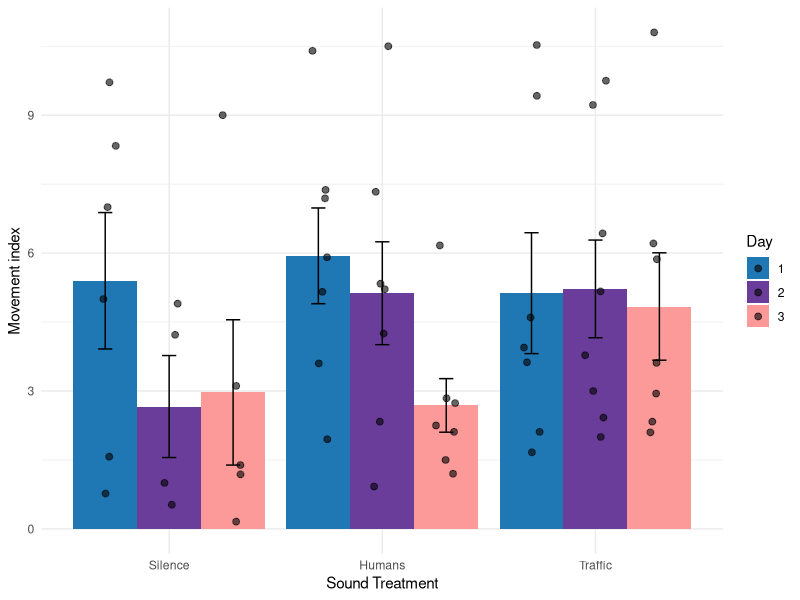
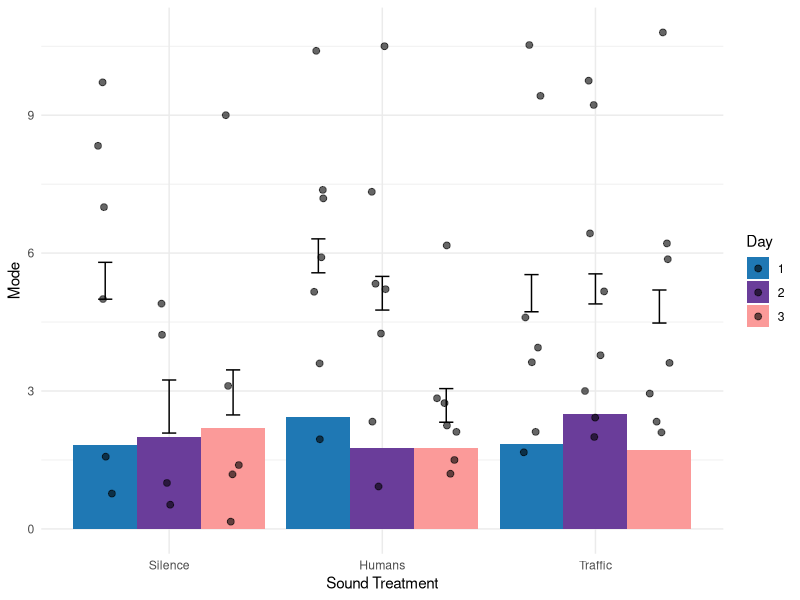
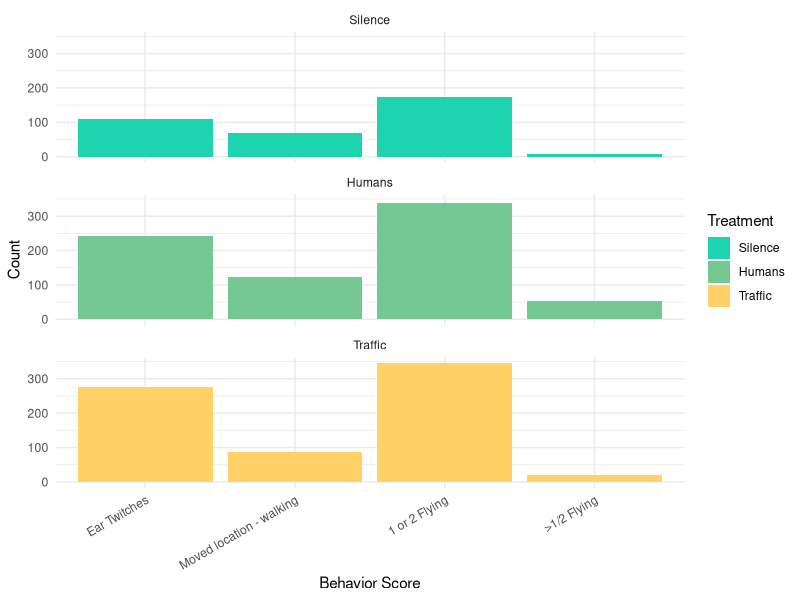
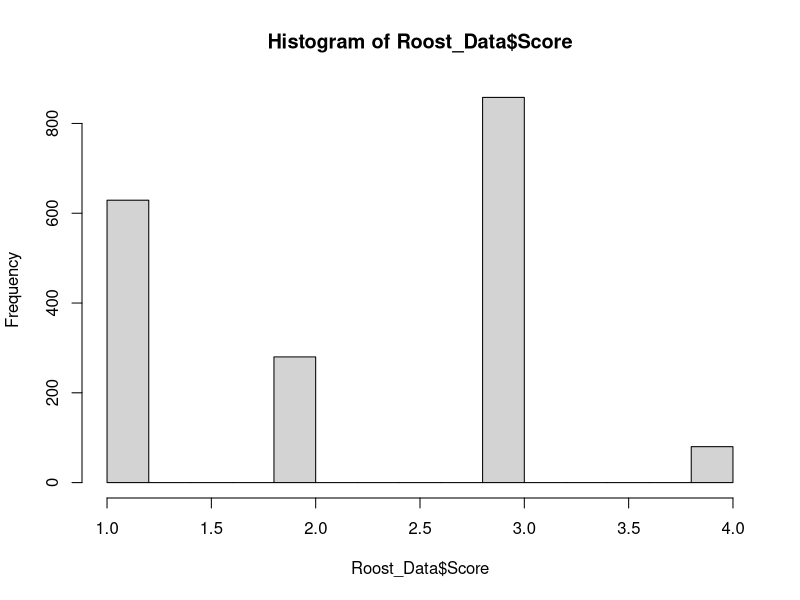
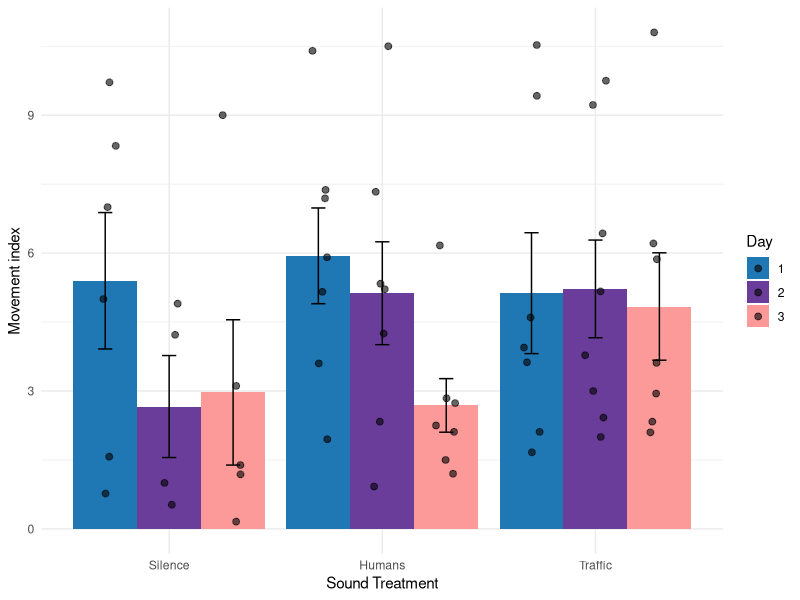
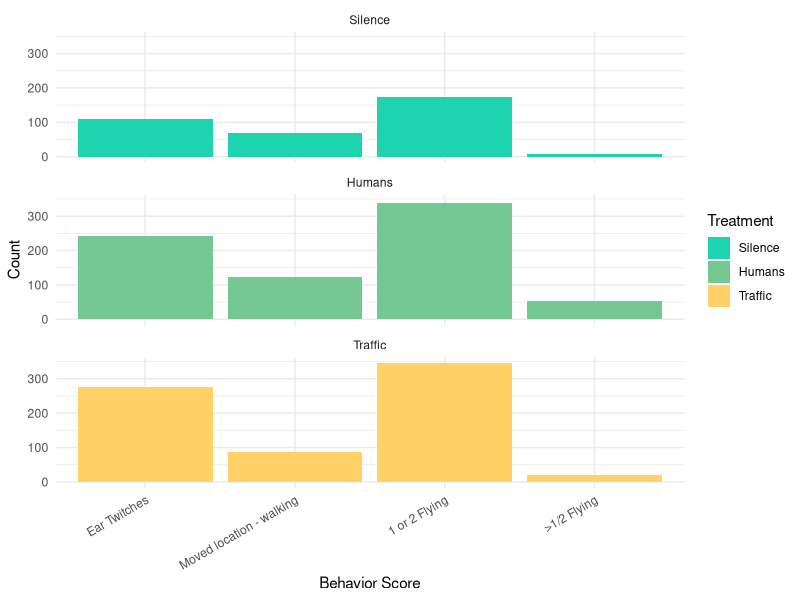

These figures' R source, in order: (Note: this script raises an error after producing the figures.)
## ---- chunk 1
library(tidyverse)
library(readxl)
library(lubridate)
library(ordinal)
library(emmeans)
library(lme4)
## ---- chunk 2
###palette controls for plotting colors, controls all plots


# Define color palette for groups outside the plot (put here so you can control later)
my_day_colors <- c(
  "1" = "#1f78b4",   # Nice blue
  "2" = "#6a3d9a",   # Violet
  "3" = "#fb9a99"    # Pink
)

# 

## ---- chunk 3
Mode <- function(x, na.rm = FALSE) {
  if(na.rm){
    x = x[!is.na(x)]
  }

  ux <- unique(x)
  return(ux[which.max(tabulate(match(x, ux)))])
}
## ---- chunk 4

#read in the data


Roost_Data <- read_excel("Roost Data.xlsx", 
    sheet = "ABC Scores aligned TEMP", col_types = c("text", 
        "numeric", "text", "numeric", "text")) %>%
      mutate(
     # Convert from character to numeric       
    Time= as.numeric(Time),
    #make time read as time 
    Time = format(as.POSIXct(Time * 86400, origin = "1970-01-01",  tz="America/Panama"), "%H:%M") 
   
  ) %>%
      
      #rename number of videos 
      rename(n_videos = `# of videos`) %>%
      mutate(n_videos = as.numeric(n_videos), 
             Score = as.numeric(Score)) %>%
      
            filter(!is.na(Score)) %>%#filter out rows with NAs
  
  # Separate Trial into treatments, roost, and day 
  separate(Trial, into = c("Roost", "Treatment", "Day"), sep = "-", remove = FALSE)  %>%
      # Make Treatments names better
      mutate(Treatment = case_match( Treatment, 
                                 "S" ~ "Silence", 
                                 "H" ~ "Humans", 
                                 "T" ~ "Traffic"),
     #Use this line to oder 
             Treatment = factor(Treatment,
                              levels = c(
                                "Silence",
                                "Humans",
                                "Traffic"
                                     ),
                        ordered = TRUE)
                         )
      


# Read in trial attributes

Roost_attributes <- read_excel("Roost Data.xlsx")
# View(Roost_attributes)

#left join roost attributes to get environmental data for each trial


str(Roost_Data)
## ---- chunk 5


Roost_summary <- Roost_Data %>%
      group_by(Roost, Trial, Treatment, Day) %>%
      summarize(n_videos= Mode(n_videos, na.rm = TRUE), # # of videos
                median = median(Score), #Median score
                max = max(Score), 
                Mode = Mode(Score),  #Modal score
                sum_score = sum(Score)) %>%  #change in sum(n_videos) to average when this fills in 
      mutate(disturbance_index = sum_score/n_videos)  #Summed all the ordinal behaviors/ # of videos 

Roost_summary


Roost_summary_SE <- Roost_summary %>%
  group_by(Treatment, Day) %>%
  summarize(
    mean_disturbance = mean(disturbance_index, na.rm = TRUE),
    se_disturbance = sd(disturbance_index, na.rm = TRUE) / sqrt(n()),# Standard Error
    mean_mode = mean(Mode, na.rm = TRUE), 
    se_mode = sd(Mode, na.rm = TRUE) / sqrt(n()),
    .groups = "drop"
  )
## ---- chunk 6

# Define color palette for groups outside the plot (put here so you can control later)

my_day_colors <- c(
  "1" = "#1f78b4",   # Nice blue
  "2" = "#6a3d9a",   # Violet
  "3" = "#fb9a99"    # Pink
)



# Movement index
ggplot(Roost_summary_SE, aes(x = Treatment, y = mean_disturbance, fill = Day)) +
  geom_col(position = position_dodge(width = 0.9)) +     # Make bar chart
  geom_errorbar(aes(ymin = mean_disturbance - se_disturbance,   # Add in error bats 
                    ymax = mean_disturbance + se_disturbance),
                position = position_dodge(width = 0.9),
                width = 0.2) +
  geom_point(data = Roost_summary,  # Add in points from each trial over top 
             aes(x = Treatment, y = disturbance_index),
             position = position_jitterdodge(jitter.width = 0.1, dodge.width = .9),
             alpha = 0.6,
             size = 2) +
  theme_minimal() +  #make color theme
  scale_fill_manual(values = my_day_colors) +
  ylab("Movement index") +  # Add x axis label
  xlab("Sound Treatment")   # Add y axis label

ggsave("Movement_index_plot.pdf")


#Mode
ggplot(Roost_summary_SE, aes(x = Treatment, y = mean_mode, fill = Day)) +
  geom_col(position = position_dodge(width = 0.9)) +     # Make bar chart
  geom_errorbar(aes(ymin = mean_disturbance - se_mode,   # Add in error bats 
                    ymax = mean_disturbance + se_mode),
                position = position_dodge(width = 0.9),
                width = 0.2) +
  geom_point(data = Roost_summary,  # Add in points from each trial over top 
             aes(x = Treatment, y = disturbance_index),
             position = position_jitterdodge(jitter.width = 0.1, dodge.width = .9),
             alpha = 0.6,
             size = 2) +
  theme_minimal() +  #make color theme
  scale_fill_manual(values = my_day_colors) +
  ylab("Mode") +  # Add x axis label
  xlab("Sound Treatment")   # Add y axis label





## ---- chunk 7
#y= frequency x = scores 

#palette for humans treatment
my_treatment_colors <- c(
  "Silence" = "#1dd3b0",  # Turquoise
  "Humans"  = "#76c893",  # Soft Green
  "Traffic" = "#ffd166"   # Warm Yellow
)


Roost_Data %>%
      mutate(Score = case_match(
      Score,
      1 ~ "Ear Twitches",
      2 ~ "Moved location - walking",
      3 ~ "1 or 2 Flying",
      4 ~ ">1/2 Flying",
      5 ~ "Abandoning roost",
      .default = NA_character_
    ),
    Score = factor(
      Score,
      levels = c(
        "Ear Twitches",
        "Moved location - walking",
        "1 or 2 Flying",
        ">1/2 Flying",
        "Abandoning roost"
      ),
      ordered = TRUE
    )
  ) %>%
     ggplot(aes(x = Score, fill = Treatment)) +
  geom_bar() +  # Use geom_bar for categorical/factor x-axis
  facet_wrap(~Treatment, dir = "v") +
  theme_minimal() +
  scale_fill_manual(values = my_treatment_colors) +
  xlab("Behavior Score") +
  ylab("Count") +
  theme(axis.text.x = element_text(angle = 30, hjust = 1)) 

ggsave("behavior_frequencies_plot.pdf")
                                
                        
                              

## ---- chunk 8

#what is the distribution of the scores? 
hist(Roost_Data$Score)
# data have a kind of weird distribution



# Possible Model : Score ~ treatment*day (1|roost)
Roost_Data_Stats <- Roost_Data %>%
  mutate(
    Score = factor(Score, ordered = TRUE),  # ordinal response
    Day = factor(Day, ordered = TRUE),                      # ordinal predictor
    Roost = factor(Roost),                   # grouping factor
    Treatment = factor(Treatment)
  ) 
  
  model <- clmm(Score ~ Treatment * Day + (1 | Roost), data = Roost_Data_Stats)
summary(model)

model_no_interaction <- clmm(Score ~ Treatment + Day + (1 | Roost), data = Roost_Data_Stats)

anova(model, model_no_interaction)  # Likelihood Ratio Test

emmeans(model, ~ Treatment)


emmeans(model, ~ Treatment | Day)  # Treatment effects within each Day
# or
emmeans(model, ~ Day | Treatment)  # Day effects within each Treatment

plot(emmeans(model, ~ Treatment | Day, mode = "prob"))




# Model : Score ~ treatment*day (1|roost)
Roost_summary_stats <- Roost_summary %>%
  mutate(
    Day = factor(Day, ordered = TRUE),                      # ordinal predictor
    Roost = factor(Roost),                   # grouping factor
    Treatment = factor(Treatment)
  ) 
  
  model2 <- glmer(disturbance_index ~ Treatment * Day + (1 | Roost), data = Roost_summary_stats)
summary(model2)

model_no_interaction <- glmer(disturbance_index ~ Treatment + Day + (1 | Roost), data = Roost_summary_stats)

anova(model, model_no_interaction)  # Likelihood Ratio Test

emmeans(model, ~ Treatment)


emmeans(model, ~ Treatment | Day)  # Treatment effects within each Day
# or
emmeans(model, ~ Day | Treatment)  # Day effects within each Treatment

plot(emmeans(model, ~ Treatment | Day, mode = "prob"))
